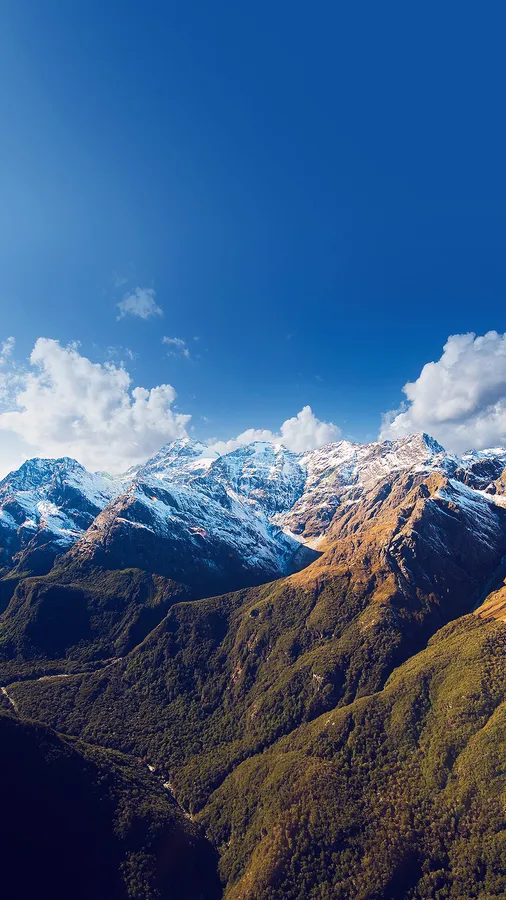
#> input picture mount.jpg, 506 x 900 px
$ python display_rgb_segmented_image.py
#> lines starting #> are read from the running program, lines starting #| are printed output that depends on the picture; after the words box and inside, x2 and y2 are one past the last pixel; in counts of white or black regions, pixels touching at a corner belong together
import matplotlib.pyplot as plt
import matplotlib.image as mpimg
import cv2
import numpy as np

width = 506
height = 900
input_image_path = "mount.jpg"
img = plt.imread(input_image_path).copy()
#> img is the input picture: shape (900, 506, 3); mean R, G, B 60.2, 90.8, 129.2

file_path = "output.txt"
data_array = np.loadtxt(file_path)

for i in range(0, height):
    for j in range(0, width - 1):
        if data_array[i][j] != data_array[i][j + 1]:
            img[i][j] = [255, 0, 0]
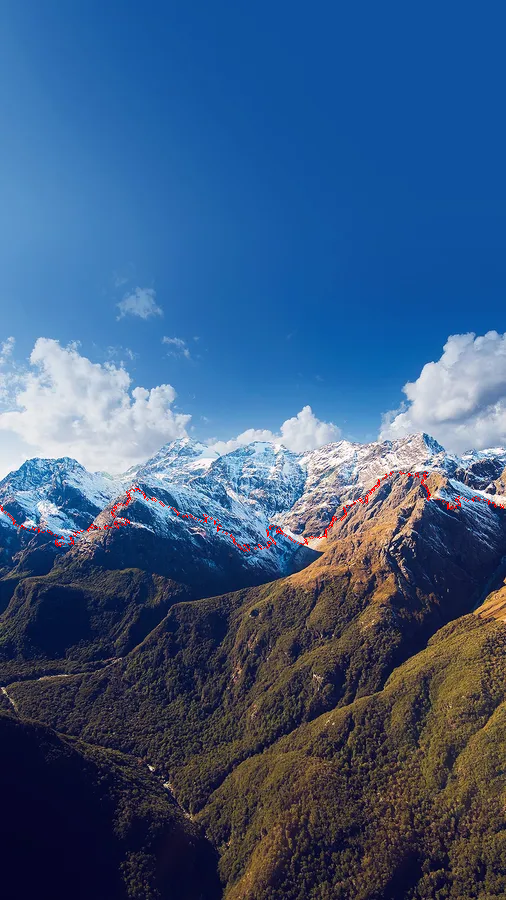
#> img: shape (900, 506, 3); 0.22% of pixels changed, all inside (x1, y1, x2, y2) = (0, 471, 504, 552)

plt.imshow(img)
plt.show()
